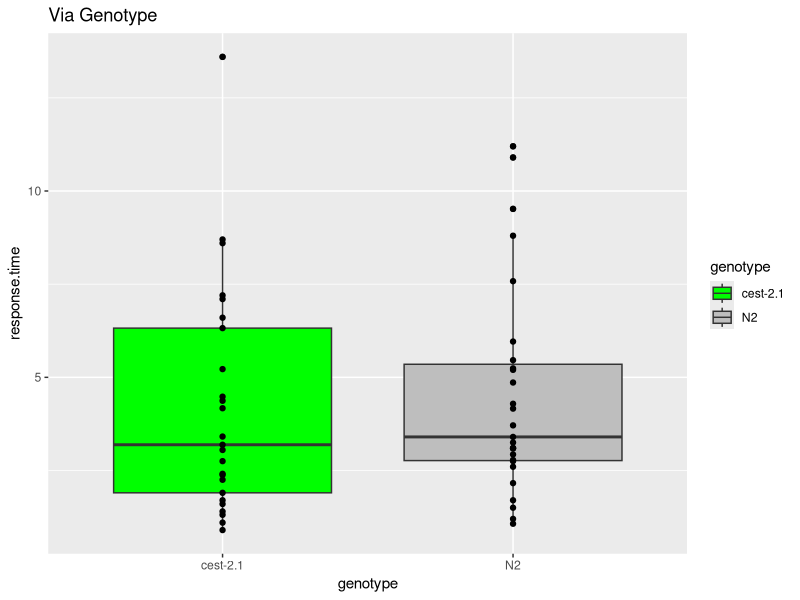
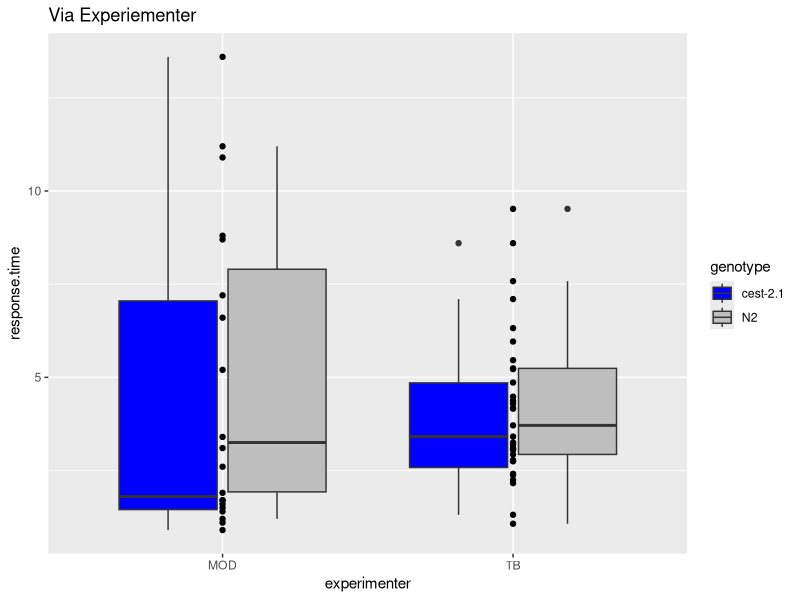

R code for these plots, in order:
## ---- chunk 1
library(tidyverse)

oct_avoid <- read_csv("octanol_30pct_avoidance_210831.csv")

## ---- chunk 2
oct_avoid %>% glimpse()
## ---- chunk 3
oct_avoid %>%
  ggplot(aes(x = genotype, y = response.time)) +
  geom_boxplot(aes(fill = genotype)) +
  geom_point() +
  labs(title = "Via Genotype") +
  scale_fill_manual(values = c("green", "grey"))
## ---- chunk 4
oct_avoid %>%
  ggplot(aes(x = experimenter, y = response.time)) +
  geom_boxplot(aes(fill = genotype)) +
  geom_point() +
  labs(title = "Via Experiementer") +
  scale_fill_manual(values = c("blue", "grey"))
## ---- chunk 5
N2<- c(9.52,2.75,2.16,2.78,5.96,3.71,2.93,5.46,3.09,4.86,3.25,5.24,1.07,4.16,7.58,3.1,4.29,5.2,1.5,3.1,8.8,3.4,11.2,2.6,1.2,10.9,1.7)

mean(N2)

cest2.1<- c(8.6,4.17,5.22,7.1,2.41,3.41,6.32,2.25,3.05,4.37,1.31,2.38,2.75,3.19,4.48,1.7,1.1,0.9,13.6,1.6,8.7,6.6,1.4,1.9,7.2)

mean(cest2.1)
